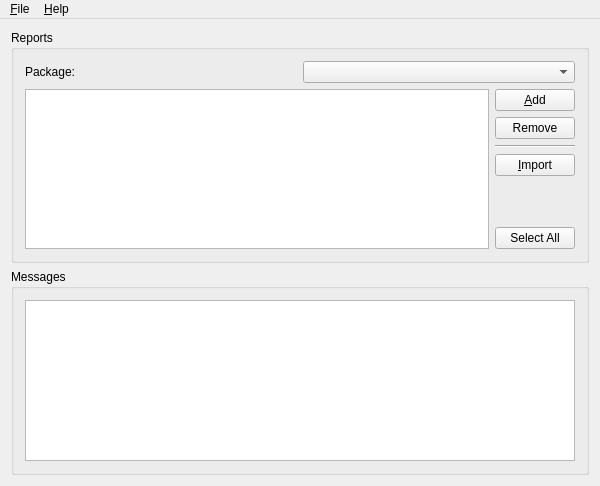
<ui version="4.0" >
 <comment> * This file is part of the OpenRPT report writer and rendering engine,
 * and is Copyright (c) 2001-2019 by OpenMFG LLC, d/b/a xTuple.  It
 * is licensed to you under the xTuple End-User License Agreement ("the
 * EULA"), the full text of which is available at www.xtuple.com/EULA.
 * While the EULA gives you access to source code and encourages your
 * involvement in the development process, this Package is not free
 * software.  By using this software, you agree to be bound by the
 * terms of the EULA.</comment>
 <class>ImportWindow</class>
 <widget class="QMainWindow" name="ImportWindow" >
  <property name="geometry" >
   <rect>
    <x>0</x>
    <y>0</y>
    <width>600</width>
    <height>486</height>
   </rect>
  </property>
  <property name="windowTitle" >
   <string>Report Import Tool</string>
  </property>
  <widget class="QWidget" name="widget" >
   <layout class="QVBoxLayout" name="verticalLayout" >
    <item>
     <widget class="QGroupBox" name="groupBox1" >
      <property name="title" >
       <string>Reports</string>
      </property>
      <layout class="QVBoxLayout">
       <item>
        <layout class="QHBoxLayout">
         <item>
          <widget class="QLabel" name="_packageLit">
           <property name="text">
            <string>Package:</string>
           </property>
          </widget>
         </item>
         <item>
          <widget class="QComboBox" name="_package"/>
         </item>
        </layout>
       </item>
       <item>
        <layout class="QHBoxLayout" name="horizontalLayout" >
         <item>
          <widget class="QListWidget" name="_reports" >
           <property name="selectionMode" >
            <enum>QAbstractItemView::ExtendedSelection</enum>
           </property>
          </widget>
         </item>
         <item>
          <layout class="QVBoxLayout" >
           <property name="spacing" >
            <number>6</number>
           </property>
           <property name="margin" >
            <number>0</number>
           </property>
           <item>
            <widget class="QPushButton" name="_add" >
             <property name="text" >
              <string>&amp;Add</string>
             </property>
             <property name="shortcut" >
              <string>Alt+A</string>
             </property>
            </widget>
           </item>
           <item>
            <widget class="QPushButton" name="_remove" >
             <property name="text" >
              <string>Remove</string>
             </property>
            </widget>
           </item>
           <item>
            <widget class="Line" name="line1" >
             <property name="frameShape" >
              <enum>QFrame::HLine</enum>
             </property>
             <property name="frameShadow" >
              <enum>QFrame::Sunken</enum>
             </property>
            </widget>
           </item>
           <item>
            <widget class="QPushButton" name="_import" >
             <property name="text" >
              <string>&amp;Import</string>
             </property>
             <property name="shortcut" >
              <string>Alt+I</string>
             </property>
            </widget>
           </item>
           <item>
            <spacer>
             <property name="orientation" >
              <enum>Qt::Vertical</enum>
             </property>
             <property name="sizeType" >
              <enum>QSizePolicy::Expanding</enum>
             </property>
             <property name="sizeHint" stdset="0" >
              <size>
               <width>20</width>
               <height>16</height>
              </size>
             </property>
            </spacer>
           </item>
           <item>
            <widget class="QPushButton" name="_selectAll" >
             <property name="text" >
              <string>Select All</string>
             </property>
            </widget>
           </item>
          </layout>
         </item>
        </layout>
       </item>
      </layout>
     </widget>
    </item>
    <item>
     <widget class="QGroupBox" name="groupBox2" >
      <property name="title" >
       <string>Messages</string>
      </property>
      <layout class="QVBoxLayout" >
       <property name="spacing" >
        <number>6</number>
       </property>
       <property name="margin" >
        <number>11</number>
       </property>
       <item>
        <widget class="QTextEdit" name="_log" >
         <property name="readOnly" >
          <bool>true</bool>
         </property>
        </widget>
       </item>
      </layout>
     </widget>
    </item>
   </layout>
  </widget>
  <widget class="QMenuBar" name="MenuBar" >
   <property name="geometry" >
    <rect>
     <x>0</x>
     <y>0</y>
     <width>600</width>
     <height>30</height>
    </rect>
   </property>
   <widget class="QMenu" name="unnamed" >
    <property name="title" >
     <string>&amp;File</string>
    </property>
    <addaction name="fileOpenAction" />
    <addaction name="separator" />
    <addaction name="fileExitAction" />
   </widget>
   <widget class="QMenu" name="helpMenu" >
    <property name="title" >
     <string>&amp;Help</string>
    </property>
    <addaction name="helpRefGuideAction" />
    <addaction name="separator" />
    <addaction name="helpAboutAction" />
   </widget>
   <addaction name="unnamed" />
   <addaction name="helpMenu" />
  </widget>
  <action name="helpRefGuideAction" >
   <property name="text" >
    <string>&amp;Reference Guide</string>
   </property>
   <property name="iconText" >
    <string>Reference Guide</string>
   </property>
   <property name="shortcut" >
    <string/>
   </property>
  </action>
  <action name="helpAboutAction" >
   <property name="text" >
    <string>&amp;About</string>
   </property>
   <property name="iconText" >
    <string>About</string>
   </property>
   <property name="shortcut" >
    <string/>
   </property>
  </action>
  <action name="fileExitAction" >
   <property name="text" >
    <string>E&amp;xit</string>
   </property>
   <property name="iconText" >
    <string>E&amp;xit</string>
   </property>
  </action>
  <action name="fileOpenAction" >
   <property name="text" >
    <string>&amp;Add</string>
   </property>
   <property name="iconText" >
    <string>&amp;Add</string>
   </property>
  </action>
 </widget>
 <layoutdefault spacing="6" margin="11" />
 <tabstops>
  <tabstop>_reports</tabstop>
  <tabstop>_add</tabstop>
  <tabstop>_remove</tabstop>
  <tabstop>_import</tabstop>
  <tabstop>_selectAll</tabstop>
  <tabstop>_log</tabstop>
 </tabstops>
 <resources/>
 <connections>
  <connection>
   <sender>_selectAll</sender>
   <signal>clicked()</signal>
   <receiver>_reports</receiver>
   <slot>selectAll()</slot>
   <hints>
    <hint type="sourcelabel" >
     <x>526</x>
     <y>225</y>
    </hint>
    <hint type="destinationlabel" >
     <x>422</x>
     <y>195</y>
    </hint>
   </hints>
  </connection>
 </connections>
</ui>
